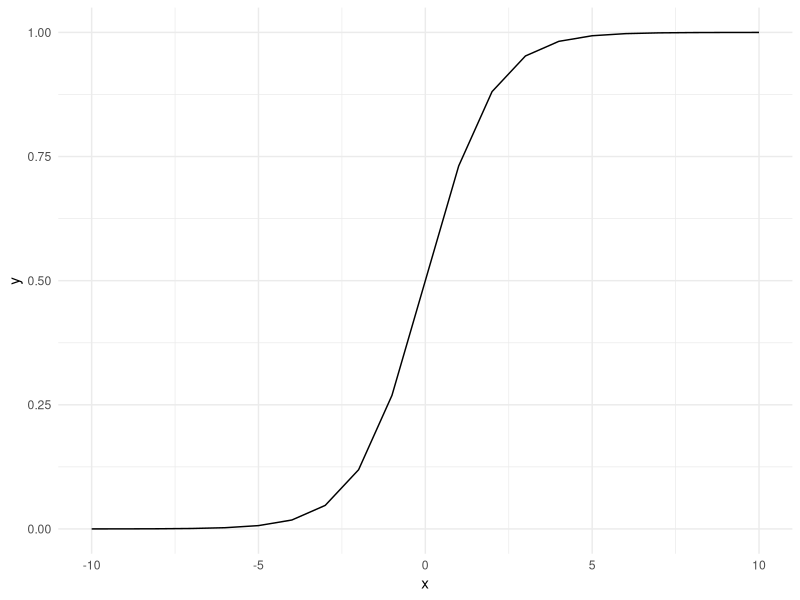
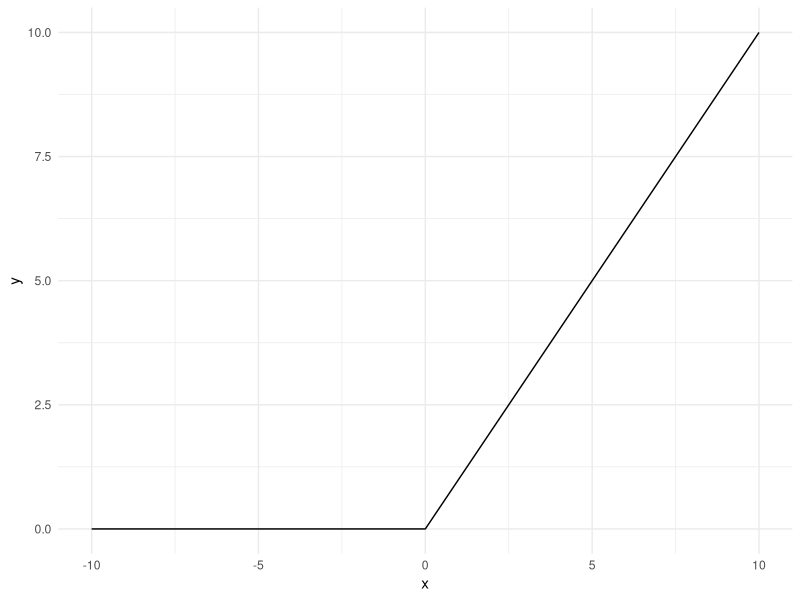
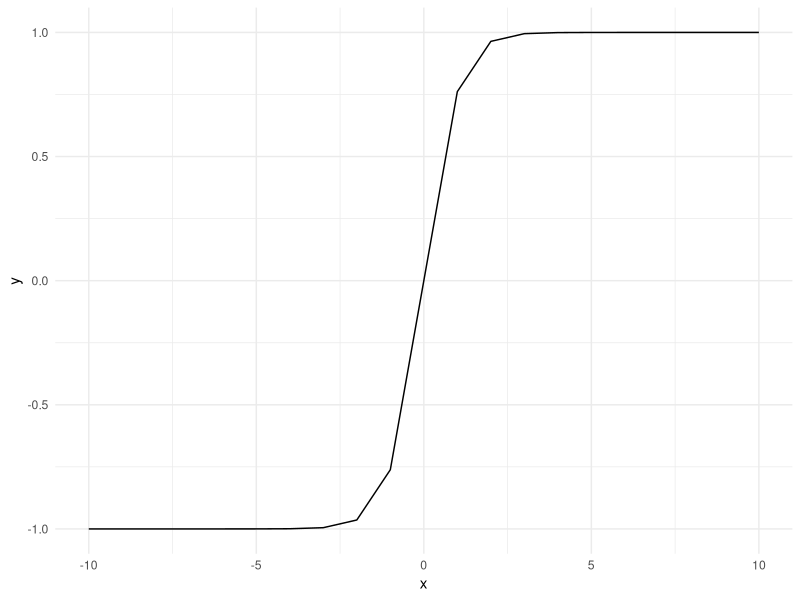

Recreate these plots in R, in order.
## ---- chunk 1
library(tidyverse)
sigmoid <- function(z){
  1 / (1 + exp(-z))
}

x = seq(-10, 10, 1)
y = sigmoid(x)

x
y


df <- tibble(x = x, y = y)
ggplot(df, aes(x, y)) +
  geom_line() +
  theme_minimal()

## ---- chunk 2
library(tidyverse)

relu <- function(z) {
  pmax(0, z)
}

x <- seq(-10, 10, 1)
y <- relu(x)
df <- tibble(x = x, y = y)
ggplot(df, aes(x, y)) +
  geom_line() +
  theme_minimal()
## ---- chunk 3
library(tidyverse)

tanh <- function(z){
  (1 - exp(-2*z)) / (1 + exp(-2*z))
}

x <- seq(-10, 10, 1)
y <- tanh(x)
df <- tibble(x = x, y = y)
ggplot(df, aes(x, y)) +
  geom_line() +
  theme_minimal()
